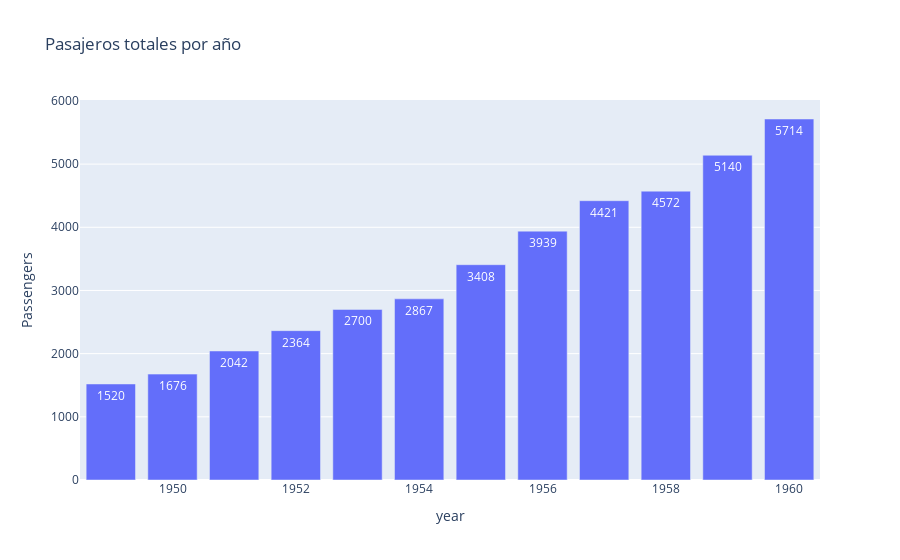

Notebook code cell kept with this figure:
### Code cell
# Agrupa por año y suma para ver la demanda agregada por año y cómo crece

grouped = pd.DataFrame(pass_df.groupby('year')['Passengers'].sum())

px.bar(grouped, x = grouped.index, y = 'Passengers', text = 'Passengers',  title = 'Pasajeros totales por año')

### Figure 1 — Plotly figure (JSON) as saved in the notebook; plotly's stock layout.template omitted (floating-point values rounded to 4 significant figures)
{"data": [{"alignmentgroup": "True", "hovertemplate": "year=%{x}<br>Passengers=%{text}<extra></extra>", "legendgroup": "", "marker": {"color": "#636efa", "pattern": {"shape": ""}}, "name": "", "offsetgroup": "", "orientation": "v", "showlegend": false, "text": [1520, 1676, 2042, 2364, 2700, 2867, 3408, 3939, 4421, 4572, 5140, 5714], "textposition": "auto", "type": "bar", "x": [1949, 1950, 1951, 1952, 1953, 1954, 1955, 1956, 1957, 1958, 1959, 1960], "xaxis": "x", "y": [1520, 1676, 2042, 2364, 2700, 2867, 3408, 3939, 4421, 4572, 5140, 5714], "yaxis": "y"}], "layout": {"barmode": "relative", "legend": {"tracegroupgap": 0}, "title": {"text": "Pasajeros totales por año"}, "xaxis": {"anchor": "y", "domain": [0, 1], "title": {"text": "year"}}, "yaxis": {"anchor": "x", "domain": [0, 1], "title": {"text": "Passengers"}}}}
